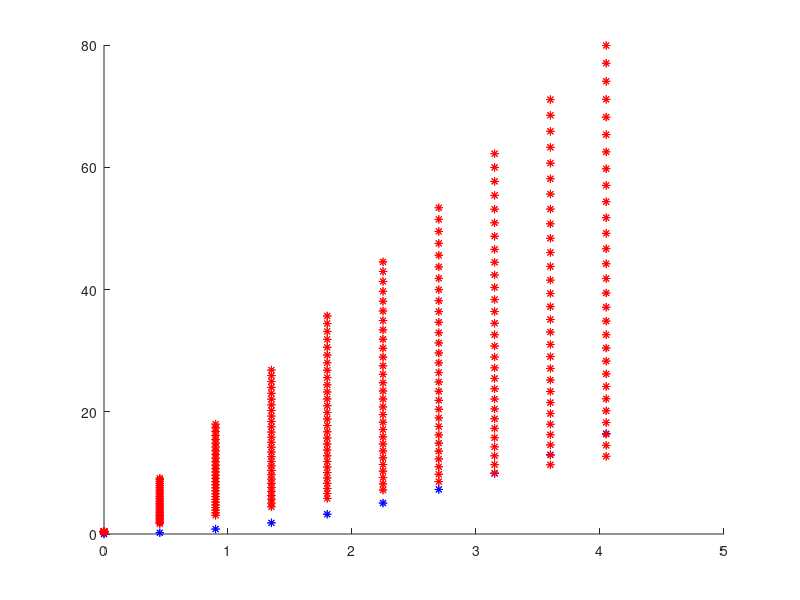

Write the MATLAB code that produced this figure.

%  Single layer ANN

function SL_ANN

clc;close all

Ninputs=2       % iejimu skaicius
Nneurons=10      % vienintelio sluoksnio neuronu skaicius  
Noutputs=1      % isejimu skaicius
NLearning=10    % apmokymo aibe

W0=ones(Nneurons,Ninputs)     % daugikliu matrica funkciju i neuronus is iejimu
W1=ones(Noutputs,Nneurons)     % daugikliu matrica funkciju i isejimus is neuronu
B0=zeros(Nneurons,1)           % pastovios dalys i neuronus

for i=1:Ninputs, aL(i,:)=[0:0.45:0.45*(NLearning-1)];end
for i=1:Noutputs, sL(i,1:NLearning)=Learning(aL(i,:)); end
aL
sL
figure(1);hold on;plot(aL,sL,'b*')

s=OutputANN(aL,W0,B0,W1,@phiNeuron)
psi0=TargetFunction(s,sL)
for i=1:100
    D=GradVector(aL,sL,s,W0,B0,W1,@phiNeuron,@DphiNeuron)
    [GradW0,GradB0,GradW1]=GradVectorToMatrices(D,Ninputs,Nneurons,Noutputs) 
    ds=0.1;
    W0=W0+GradW0(:,:,1)*ds;
    B0=B0+GradB0(:,:,1)*ds;
    W1=W1+GradW1(:,:,1)*ds;
    s=OutputANN(aL,W0,B0,W1,@phiNeuron)
    psi=TargetFunction(s,sL) 
    W0,B0,W1
    if psi<psi0, psi0=psi; else, break, end
        stest=OutputANN(aL,W0,B0,W1,@phiNeuron)
        figure(1);hold on;plot(aL,stest,'r*')
    pause
end
end
    
function phi=phiNeuron(a)     %     Neurono funkcija
% a -  i neurona ateinanti informacija is iejimo ir pastovios dalies
%   
phi=a;
return
end

function dphi=DphiNeuron(a)   %     Neurono funkcijos isvestine
% a -  i neurona ateinanti informacija is iejimo ir pastovios dalies
%   
dphi=1;
return, end

function s=OutputANN(a,W0,B0,W1,phiNeuron)   %   ANN isejimo funkcija
% a  -  iejimas
% W0(Nneurons,Ninputs) -  perdavimo koeficientai is iejimu i neuronus
% W1(Noutputs,Nneurons) -  perdavimo koeficientai is neuronus i isejimus
% B0(Nneurons) -  neuronu iejimu pastovios dalys
% phiANN - neurono funkcijos vardas
% 
    s=W1*(phiNeuron(W0*a+B0));
return, end

function sL=Learning(a)    %        ANN apmokymo funkcija
%   a  -  iejimu vektorius
% 
sL=a.^2;
return, end

function D=GradVector(aL,sL,s,W0,B0,W1,phiNeuron,DphiNeuron)    % Tikslo funkcijos gradientas
% aL,sL - apmokymo iejimau ir isejimau matricos, stulpeliai yra apmokymo atvejai
% s - esamo ANN atsakas i apmokymo iejimus
% W0(Nneurons,Ninputs) -  perdavimo koeficientai is iejimu i neuronus
% W1(Noutputs,Nneurons) -  perdavimo koeficientai is neuronu i isejimus
% B0(Nneurons) -  neuronu iejimu pastovios dalys
% phiANN - neurono funkcijos vardas
% ***********  skaiciuojama vienam isejimui D=[dF/dW1, dF/dW0, dF/dB0]
% ***********  kai isejimu daugiau D, turi kelias eilutes

disp('---------------------GradVector   pradeda')
Ninputs=size(W0,2)       % iejimu skaicius
Nneurons=size(W0,1)      % vienintelio sluoksnio neuronu skaicius  
Noutputs=size(W1,1)      % isejimu skaicius  
NLearning=size(aL,2)     % apmokymo aibes dydis  

if size(aL,2)~=size(sL,2), disp('nesuderinti aL ir sL stulpeliu skaiciai ');end

D=zeros(Nneurons+Ninputs*Nneurons+Nneurons,Noutputs);  % paruosiamas gradiento vektorius

for iii=1:Noutputs  %---------------------

    for k=1:NLearning 

        D(1:Nneurons,iii)=D(1:Nneurons,iii)+reshape(phiNeuron(W0*aL(:,k)+B0),[],1);
        
        for j=1:Ninputs
            D(Nneurons+(j-1)*Nneurons+1:Nneurons+j*Nneurons,iii)=...
            D(Nneurons+(j-1)*Nneurons+1:Nneurons+j*Nneurons,iii)+...
            reshape(DphiNeuron(W0*aL(:,k)+B0),[],1)*aL(j,k).*W1(iii,:)';
        end
        D(Nneurons+Ninputs*Nneurons+1:Nneurons+Ninputs*Nneurons+Nneurons,iii)=...
        D(Nneurons+Ninputs*Nneurons+1:Nneurons+Ninputs*Nneurons+Nneurons,iii)+reshape(DphiNeuron(W0*aL(:,k)+B0),[],1);
        D(:,iii)=D(:,iii)*(s(iii)-sL(iii,k));
    end
    % gradiento normalizavimas:
    D(:,iii)= D(:,iii)/norm(D(:,iii));
end  %---------------------

return,end

function [GradW0,GradB0,GradW1]=GradVectorToMatrices(D,Ninputs,Nneurons,Noutputs)
% gradiento vektoriu isdesto ANN matricu pozicijose
for iii=1:Noutputs
    GradW1(iii,:)=D(1:Nneurons,iii);
    GradW0(:,:,iii)=reshape(D(Nneurons+1:Nneurons+Ninputs*Nneurons,iii),Nneurons,Ninputs);
    GradB0(:,iii)=D(Nneurons+Ninputs*Nneurons+1:Nneurons+Ninputs*Nneurons+Nneurons,iii);
end
return,end

function psi=TargetFunction(s,sL) 
% sL - apmokymo iejimau matrica, stulpeliai yra apmokymo atvejai
% s - esamo ANN atsakas i apmokymo iejimus
for iii=1:size(sL,1)
    psi(iii)=sum((s(iii,:)-sL(iii,:)).^2)/2; 
end
return,end
